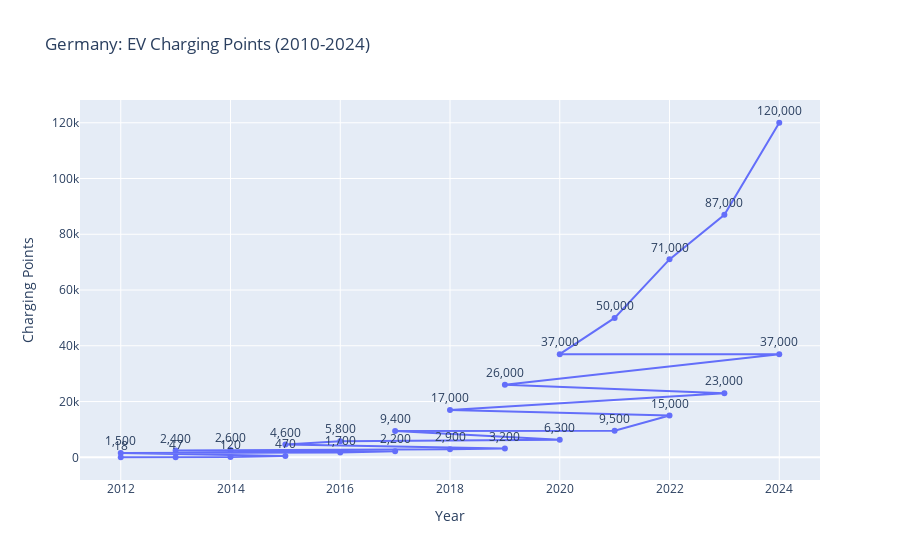

The code cell stored with this chart in its notebook:
### Code cell
# Filter for Germany charging points
df_germany_charging = df[
    (df['unit'] == 'charging points') &
    (df['region_country'] == 'Germany')
].copy()

# Add a text column for data labels
df_germany_charging['text_label'] = df_germany_charging['value'].apply(lambda x: f"{int(x):,}")

# Plot Germany charging points trend with markers and labels
fig = px.line(
    df_germany_charging,
    x='year',
    y='value',
    markers=True,
    text='text_label',  # show numbers on the chart
    title='Germany: EV Charging Points (2010-2024)',
    labels={'value': 'Charging Points', 'year': 'Year'}
)

# Adjust label position slightly above the markers
fig.update_traces(textposition='top center')

fig.show()

### Figure 1 — Plotly figure (JSON) as saved in the notebook; plotly's stock layout.template omitted (floating-point values rounded to 4 significant figures)
{"data": [{"hovertemplate": "Year=%{x}<br>Charging Points=%{y}<br>text_label=%{text}<extra></extra>", "legendgroup": "", "line": {"color": "#636efa", "dash": "solid"}, "marker": {"symbol": "circle"}, "mode": "lines+markers+text", "name": "", "orientation": "v", "showlegend": false, "text": ["120,000", "87,000", "71,000", "50,000", "37,000", "37,000", "26,000", "23,000", "17,000", "15,000", "9,500", "9,400", "6,300", "5,800", "4,600", "3,200", "2,900", "2,600", "2,400", "2,200", "1,700", "1,500", "470", "120", "47", "18"], "textposition": "top center", "type": "scatter", "x": [2024, 2023, 2022, 2021, 2020, 2024, 2019, 2023, 2018, 2022, 2021, 2017, 2020, 2016, 2015, 2019, 2018, 2014, 2013, 2017, 2016, 2012, 2015, 2014, 2013, 2012], "xaxis": "x", "y": [120000, 87000, 71000, 50000, 37000, 37000, 26000, 23000, 17000, 15000, 9500, 9400, 6300, 5800, 4600, 3200, 2900, 2600, 2400, 2200, 1700, 1500, 470, 120, 47, 18], "yaxis": "y"}], "layout": {"legend": {"tracegroupgap": 0}, "title": {"text": "Germany: EV Charging Points (2010-2024)"}, "xaxis": {"anchor": "y", "domain": [0, 1], "title": {"text": "Year"}}, "yaxis": {"anchor": "x", "domain": [0, 1], "title": {"text": "Charging Points"}}}}
